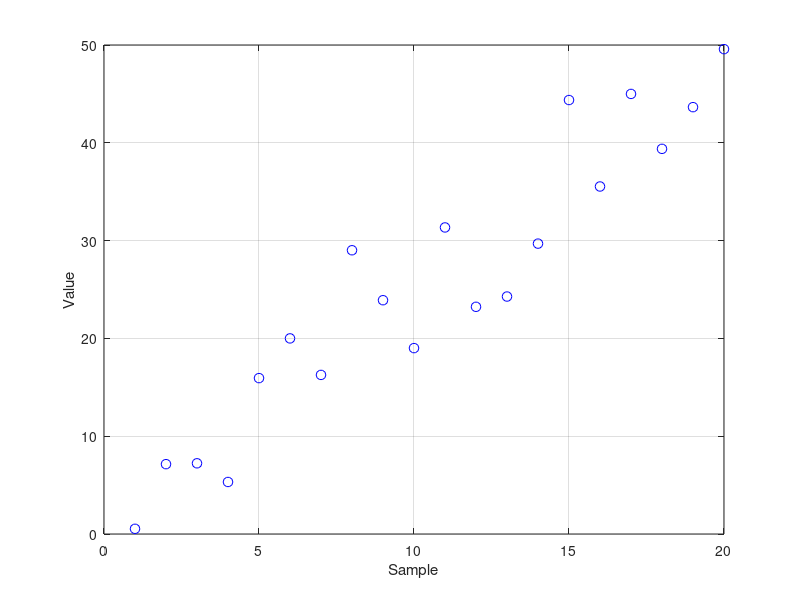
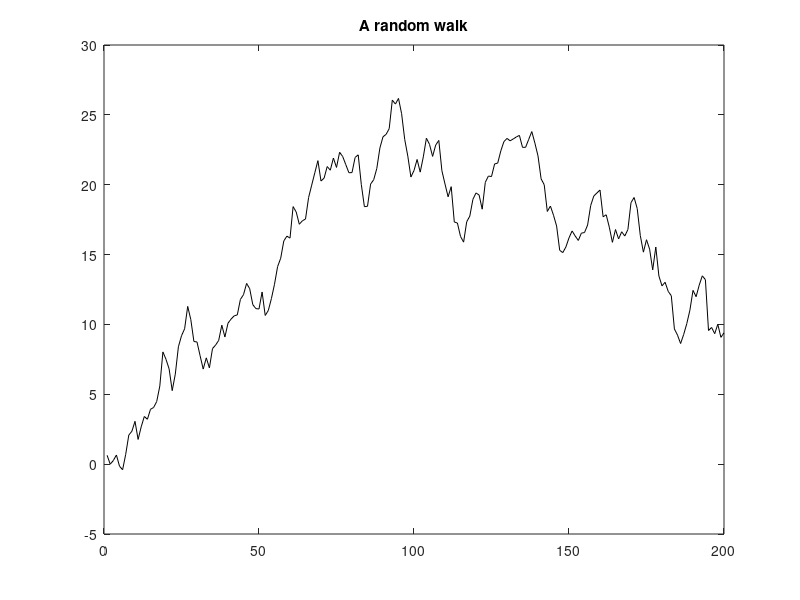

Recreate these plots in MATLAB, in order.
% Day 032 · The plot Command and Line Specifiers — Markers only, and plot(y)
% Run: open this file in MATLAB and press Run (or type example_3 in the Command Window)

rng(2);
x = 1:20;
y = 2*x + 5 + 4*randn(1, 20);
plot(x, y, 'bo', 'MarkerSize', 7)           % scatter-style, no line
xlabel('Sample'); ylabel('Value'); grid on
figure
plot(cumsum(randn(1, 200)), 'k')            % plot(y): x is 1..200
title('A random walk')
